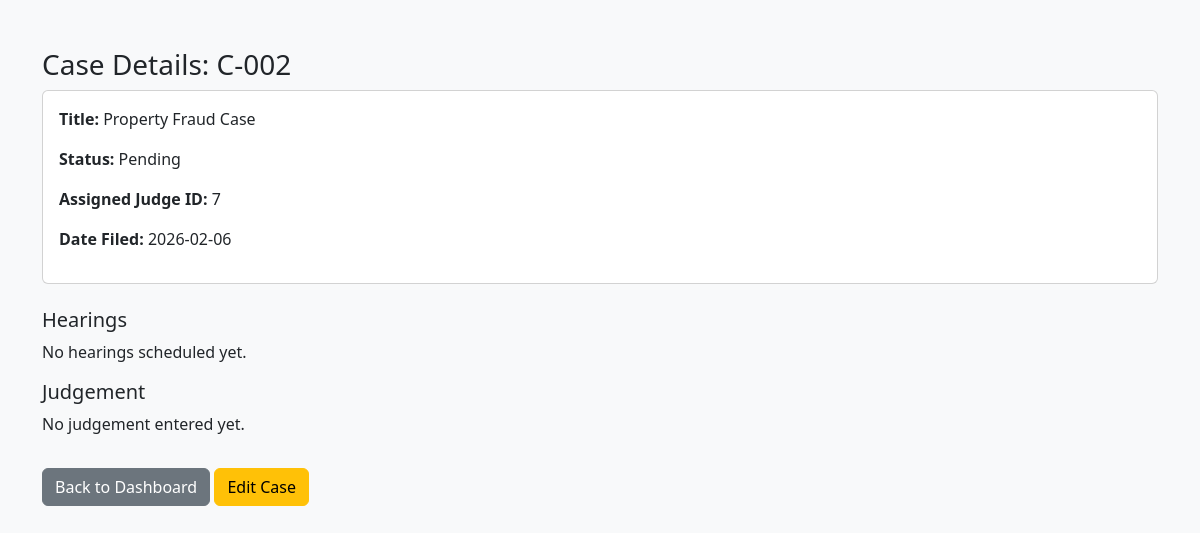
Page /view_case.php?case_id=C-002 (signed in) on the committed database.
### tables this page shows
CREATE TABLE `cases` (
  `case_id` varchar(10) NOT NULL,
  `title` varchar(255) DEFAULT NULL,
  `date_filed` date DEFAULT NULL,
  `status` enum('Open','Pending','Closed') DEFAULT 'Open',
  `judge_id` int(11) DEFAULT NULL,
  `created_by` int(11) DEFAULT NULL,
  `created_at` timestamp NOT NULL DEFAULT current_timestamp(),
  `updated_at` datetime DEFAULT NULL
);

### view_case.php (the view, shortened to what this page needs)
<?php
require_once("connect.php");
$case_id = $_GET['case_id'] ?? '';
$caseQuery = mysqli_query($conn, "SELECT * FROM cases WHERE case_id = '$case_id'");
$case = mysqli_fetch_assoc($caseQuery);
$hearingsQuery = mysqli_query($conn, "SELECT * FROM hearings WHERE case_id='$case_id' ORDER BY hearing_date DESC");
$judgementQuery = mysqli_query($conn, "SELECT * FROM judgements WHERE case_id='$case_id'");
$judgement = mysqli_fetch_assoc($judgementQuery);
?>
<!DOCTYPE html>
<html lang="en">
<head>
<link href="https://cdn.jsdelivr.net/npm/bootstrap@5.3.2/dist/css/bootstrap.min.css" rel="stylesheet">
</head>
<body class="bg-light">
<div class="container mt-5">
    <h3>Case Details: <?= htmlspecialchars($case['case_id']) ?></h3>
    <div class="card mb-4">
        <div class="card-body">
            <p><strong>Title:</strong> <?= htmlspecialchars($case['title']) ?></p>
            <p><strong>Status:</strong> <?= htmlspecialchars($case['status']) ?></p>
            <p><strong>Assigned Judge ID:</strong> <?= htmlspecialchars($case['judge_id']) ?></p>
            <p><strong>Date Filed:</strong> <?= $case['date_filed'] ?></p>
        </div>
    </div>
    <h5>Hearings</h5>
    <?php if(mysqli_num_rows($hearingsQuery) > 0): ?>
        <table class="table table-bordered">
            <thead>
                <tr>
                    <th>Hearing ID</th>
                    <th>Date</th>
                    <th>Court</th>
                </tr>
            </thead>
            <tbody>
            <?php while($h = mysqli_fetch_assoc($hearingsQuery)): ?>
                <tr>
                    <td><?= htmlspecialchars($h['hearing_id']) ?></td>
                    <td><?= $h['hearing_date'] ?></td>
                    <td><?= htmlspecialchars($h['court_name']) ?></td>
                </tr>
            <?php endwhile; ?>
            </tbody>
        </table>
    <?php else: ?>
        <p>No hearings scheduled yet.</p>
    <?php endif; ?>
    <h5>Judgement</h5>
    <?php if($judgement): ?>
        <p><strong>Date:</strong> <?= $judgement['judgement_date'] ?></p>
        <p><strong>Outcome:</strong> <?= htmlspecialchars($judgement['outcome']) ?></p>
        <p><strong>Summary:</strong> <?= nl2br(htmlspecialchars($judgement['summary'])) ?></p>
    <?php else: ?>
        <p>No judgement entered yet.</p>
    <?php endif; ?>
    <a href="judge_panel.php" class="btn btn-secondary mt-3">Back to Dashboard</a>
    <a href="edit_case.php?case_id=<?= urlencode($case['case_id']) ?>" class="btn btn-warning mt-3">Edit Case</a>
</div>
</body>
</html>

### rows in the picture
cases: case_id "C-002", title "Property Fraud Case", status "Pending", judge "7", date_filed "2026-02-06"
